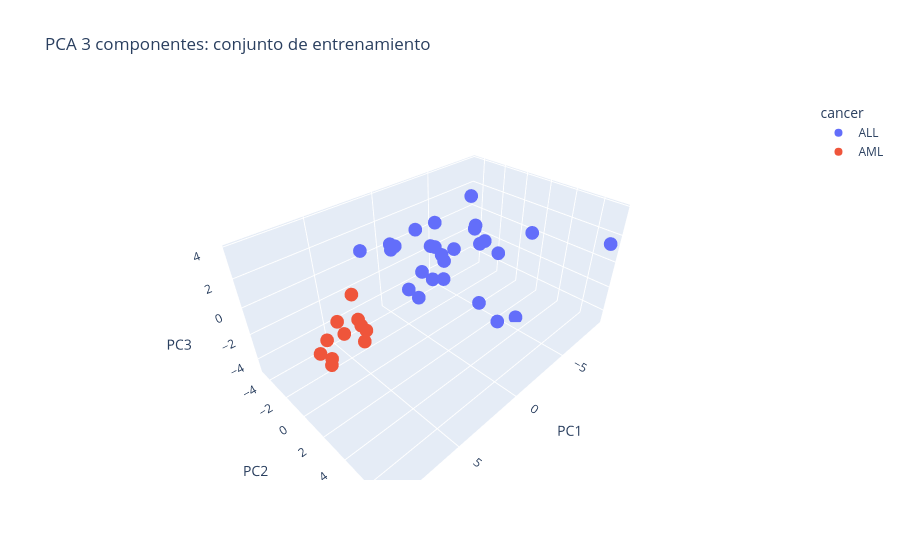

Here is the notebook cell this chart was saved with:
### Code cell
#PCA 3D interactivo 
pca_3d = PCA(n_components=3)
X_pca_3d = pca_3d.fit_transform(df_train_std)

df_pca_3d = pd.DataFrame(X_pca_3d, columns=['PC1', 'PC2', 'PC3'], index=df_train_std.index)
df_pca_3d = df_pca_3d.merge(df_etiquetas, left_index=True, right_on='patient')

fig = px.scatter_3d(
    df_pca_3d, x='PC1', y='PC2', z='PC3', color='cancer',
    title='PCA 3 componentes: conjunto de entrenamiento'
)
fig.show()

### Figure 1 — Plotly figure (JSON) as saved in the notebook; plotly's stock layout.template omitted (floating-point values rounded to 4 significant figures)
{"data": [{"hovertemplate": "cancer=ALL<br>PC1=%{x}<br>PC2=%{y}<br>PC3=%{z}<extra></extra>", "legendgroup": "ALL", "marker": {"color": "#636efa", "symbol": "circle"}, "mode": "markers", "name": "ALL", "scene": "scene", "showlegend": true, "type": "scatter3d", "x": [-4.954, 0.4477, -4.225, -2.49, -3.105, -2.653, -1.348, -2.282, -5.758, -0.5723, -2.733, 1.663, -4.996, -2.831, -6.38, -4.61, -2.763, -0.1425, -1.873, -9.357, -4.551, -0.4735, -2.382, -3.32, 0.6644, -2.625, -2.764], "y": [-0.3631, -0.3235, 0.9207, -0.01825, 1.631, -2.245, -1.029, -0.9489, 3.153, -2.511, -1.205, -4.67, 1.706, -1.262, 3.256, -0.1329, 3.757, -3.215, -1.171, 7.279, -0.5079, -4.174, -3.08, 1.843, -2.627, -1.934, -4.083], "z": [1.614, -1.648, -3.89, 0.9172, 1.723, -2.597, 1.194, 0.1691, -4.828, -2.595, -2.12, 0.5653, 0.2741, -0.6831, 1.871, 1.574, -3.147, 0.7835, 0.8513, 1.465, 3.826, 0.4185, -2.212, 1.922, 1.088, 2.093, 0.7198]}, {"hovertemplate": "cancer=AML<br>PC1=%{x}<br>PC2=%{y}<br>PC3=%{z}<extra></extra>", "legendgroup": "AML", "marker": {"color": "#EF553B", "symbol": "circle"}, "mode": "markers", "name": "AML", "scene": "scene", "showlegend": true, "type": "scatter3d", "x": [7.193, 4.289, 9.205, 8.415, 6.384, 6.069, 5.767, 8.536, 5.938, 6.089, 8.529], "y": [0.8544, -2.169, 3.379, 1.956, -0.05804, 1.459, 0.593, 2.037, 1.101, 1.786, 1.016], "z": [0.8964, -0.3846, 0.9321, -0.1705, -0.981, -0.796, 0.08041, 1.198, 0.05248, 0.2019, -0.3789]}], "layout": {"legend": {"title": {"text": "cancer"}, "tracegroupgap": 0}, "scene": {"domain": {"x": [0, 1], "y": [0, 1]}, "xaxis": {"title": {"text": "PC1"}}, "yaxis": {"title": {"text": "PC2"}}, "zaxis": {"title": {"text": "PC3"}}}, "title": {"text": "PCA 3 componentes: conjunto de entrenamiento"}}}
